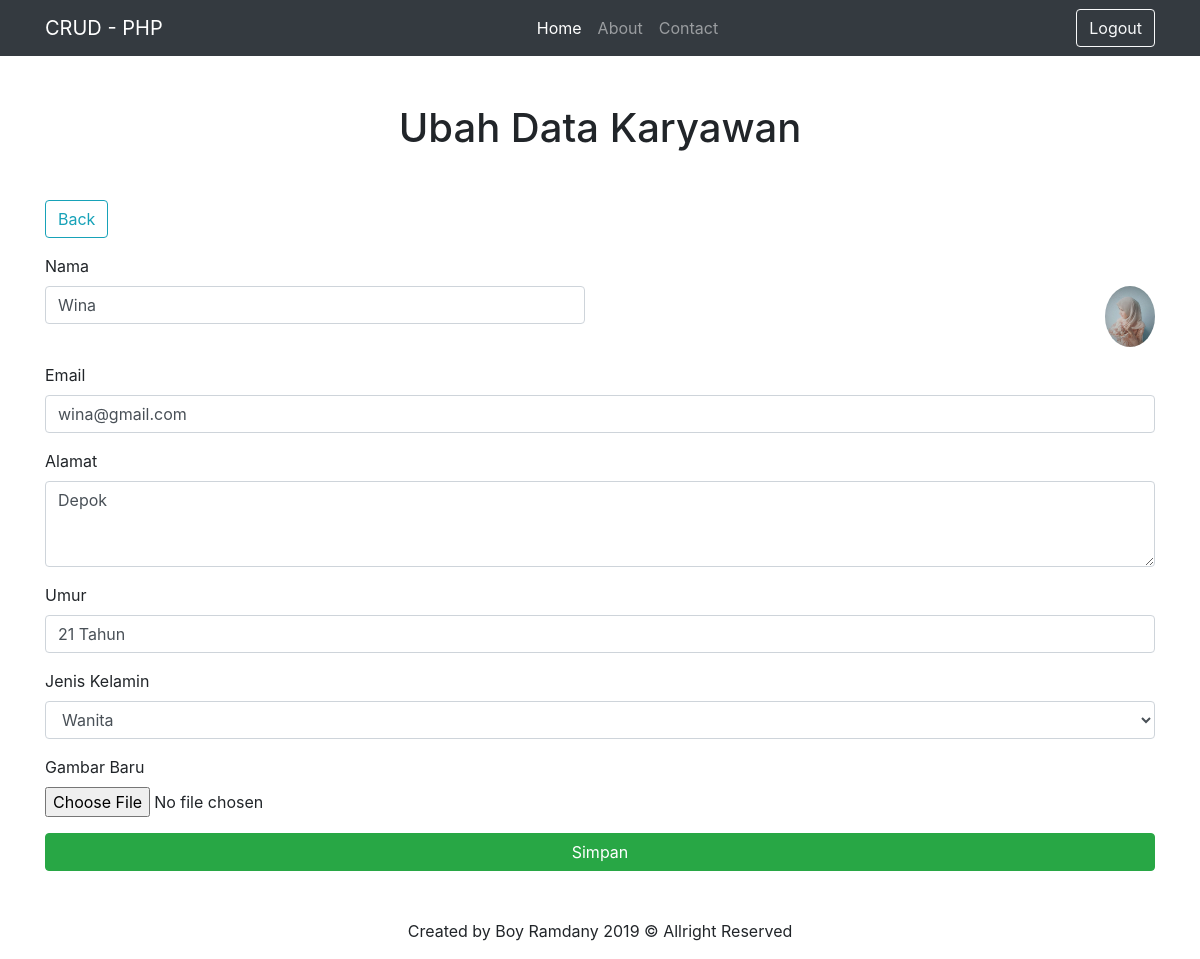
Page /ubah.php?id_karyawan=2 (signed in) on the committed database.
### tables this page shows
CREATE TABLE `karyawan` (
  `id_karyawan` int(11) NOT NULL,
  `nama` varchar(25) NOT NULL,
  `email` varchar(100) NOT NULL,
  `alamat` text NOT NULL,
  `umur` varchar(10) NOT NULL,
  `jenis_kelamin` varchar(10) NOT NULL,
  `gambar` varchar(50) NOT NULL
);

### ubah.php (the view, shortened to what this page needs)
<?php
include('functions.php');
$id = $_GET['id_karyawan'];
$query = mysqli_query($connect, "SELECT * FROM karyawan WHERE id_karyawan = $id ");
$result = mysqli_fetch_all($query, MYSQLI_ASSOC);
?>
<!DOCTYPE html>
<html lang="en">
<head>
    <link rel="stylesheet" href="css/bootstrap.min.css">
    <link rel="stylesheet" href="css/all.css">
</head>
<body>
    <?php include('layout/navbar.php'); ?>
    <div class="container">
        <div class="editKaryawan">
            <h1 class="text-center my-5">Ubah Data Karyawan</h1>
            <div class="row mt-3">
                <div class="col">
                    <a class="btn btn-outline-info" href="index.php" role="button">Back</a>
                </div>
            </div>
            <form action="" method="POST">
                <div class="form-group">
                    <label>Nama</label>
                    <div class="row">
                        <div class="col">
                            <input type="text" name="nama" class="form-control" value="<?= $result[0]['nama']; ?>">
                        </div>
                        <div class="col text-right">
                            <img src="img/<?= $result[0]['gambar']; ?>" class="img-fluid rounded-circle" width="50" height="50">
                        </div>
                    </div>
                </div>
                <div class="form-group">
                    <label>Email</label>
                    <input type="email" name="email" class="form-control" value="<?= $result[0]['email']; ?>">
                </div>
                <div class="form-group">
                    <label>Alamat</label>
                    <textarea name="alamat" class="form-control" rows="3"><?= $result[0]['alamat']; ?></textarea>
                </div>
                <div class="form-group">
                    <label>Umur</label>
                    <input type="tex" name="umur" class="form-control" value="<?= $result[0]['umur']; ?>">
                </div>
                <div class="form-group">
                    <label>Jenis Kelamin</label>
                    <select class="form-control" name="jenis_kelamin">
                        <option value="Wanita" <?= ($result[0]['jenis_kelamin'] == 'Wanita') ? 'selected' : '' ?>>Wanita</option>
                    </select>
                </div>
                <div class="form-group">
                    <label for="gambar">Gambar Baru</label>
                    <input type="file" name="gambar" class="form-control-file" id="gambar">
                </div>
                <div class="row">
                    <div class="col">
                        <button type="submit" name="submit" class="btn btn-success btn-block">Simpan</button>
                    </div>
                </div>
            </form>
        </div>
    </div>
    <?php include('layout/footer.php'); ?>

### rows in the picture
karyawan: nama "Wina", gambar (picture), email "wina@gmail.com", alamat "Depok", umur "21 Tahun", jenis_kelamin "Wanita"
